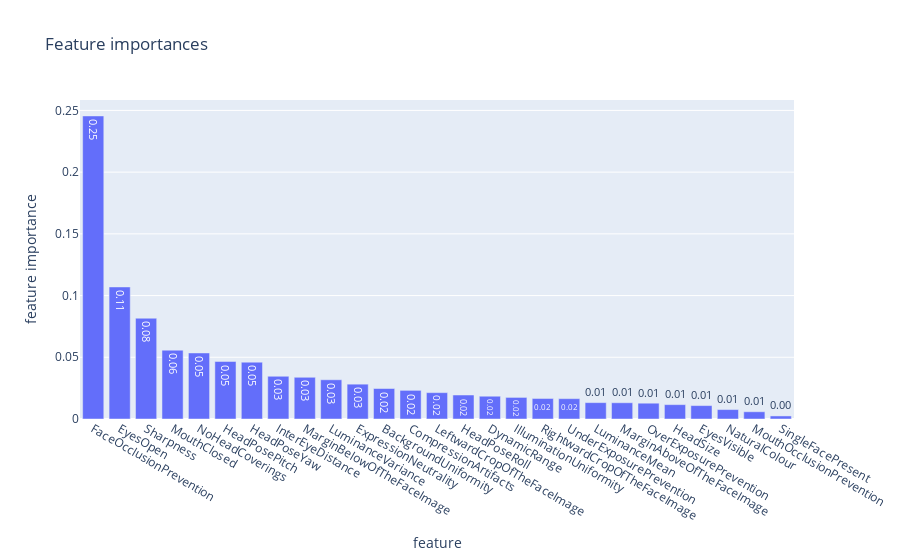

The notebook cell this image was saved under:
### Code cell
# TODO: Add link to where I found this.
def plot_feature_importance(model, names, threshold = None):
    feature_importance_df = pd.DataFrame.from_dict({'feature_importance': model.feature_importances_,
                                                    'feature': names})\
            .set_index('feature').sort_values('feature_importance', ascending = False)

    if threshold is not None:
        feature_importance_df = feature_importance_df[feature_importance_df.feature_importance > threshold]

    fig = px.bar(
        feature_importance_df,
        text_auto = '.2f',
        labels = {'value': 'feature importance'},
        title = 'Feature importances'
    )

    fig.update_layout(showlegend = False)
    fig.show()

plot_feature_importance(model_test, without_uqs.columns)

### Figure 1 — Plotly figure (JSON) as saved in the notebook; plotly's stock layout.template omitted (floating-point values rounded to 4 significant figures)
{"data": [{"alignmentgroup": "True", "hovertemplate": "variable=feature_importance<br>feature=%{x}<br>feature importance=%{y}<extra></extra>", "legendgroup": "feature_importance", "marker": {"color": "#636efa", "pattern": {"shape": ""}}, "name": "feature_importance", "offsetgroup": "feature_importance", "orientation": "v", "showlegend": true, "textposition": "auto", "texttemplate": "%{y:.2f}", "type": "bar", "x": ["FaceOcclusionPrevention", "EyesOpen", "Sharpness", "MouthClosed", "NoHeadCoverings", "HeadPosePitch", "HeadPoseYaw", "InterEyeDistance", "MarginBelowOfTheFaceImage", "LuminanceVariance", "ExpressionNeutrality", "BackgroundUniformity", "CompressionArtifacts", "LeftwardCropOfTheFaceImage", "HeadPoseRoll", "DynamicRange", "IlluminationUniformity", "RightwardCropOfTheFaceImage", "UnderExposurePrevention", "LuminanceMean", "MarginAboveOfTheFaceImage", "OverExposurePrevention", "HeadSize", "EyesVisible", "NaturalColour", "MouthOcclusionPrevention", "SingleFacePresent"], "xaxis": "x", "y": [0.2455, 0.107, 0.08164, 0.05577, 0.05352, 0.0466, 0.04605, 0.0346, 0.0338, 0.03179, 0.02822, 0.02471, 0.02321, 0.02135, 0.01944, 0.01846, 0.01749, 0.01663, 0.01649, 0.01327, 0.01317, 0.0128, 0.01163, 0.01086, 0.007637, 0.005874, 0.002472], "yaxis": "y"}], "layout": {"barmode": "relative", "legend": {"title": {"text": "variable"}, "tracegroupgap": 0}, "showlegend": false, "title": {"text": "Feature importances"}, "xaxis": {"anchor": "y", "domain": [0, 1], "title": {"text": "feature"}}, "yaxis": {"anchor": "x", "domain": [0, 1], "title": {"text": "feature importance"}}}}
